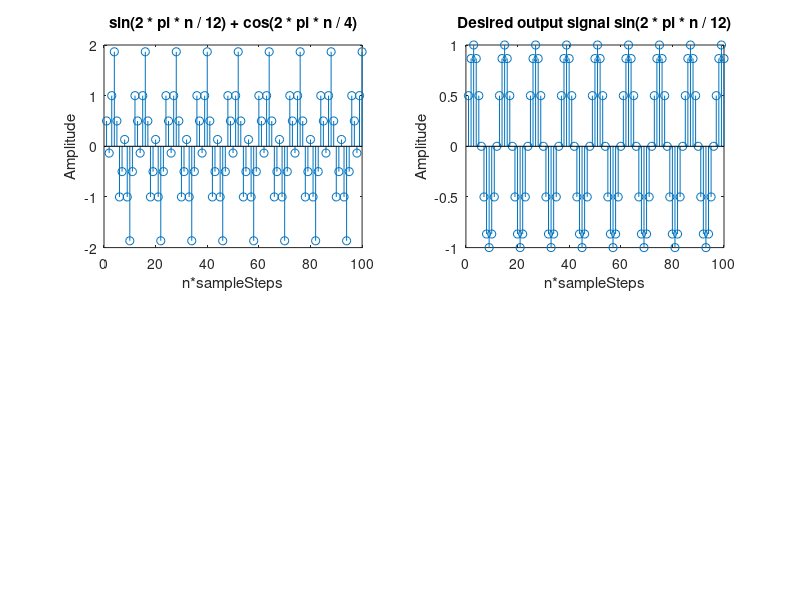

Source code (MATLAB): (Note: this script raises an error after producing the figure.)
clear all;

% Note sequence starting from 1~60
Sample_size = 100;
n = 1:Sample_size;
L = 15;
mu = 0.01;

%Input signal xn(n)
xn = sin(2 * pi * (n / 12)) + cos(2 * pi * (n / 4));
dn = sin(2 * pi * (n / 12));

%plot of original signal for 50 equally sampled value
figure(1);
sampleSteps = 1;
coefficient_steps = 1;
coefficient_spaced = 1:coefficient_steps:Sample_size;
n_spaced = 1:sampleSteps:Sample_size;
subplot(2, 2, 1);
stem(xn(n_spaced));
title('sin(2 * pi * n / 12) + cos(2 * pi * n / 4)'); xlabel('n*sampleSteps'); ylabel('Amplitude');

subplot(2, 2, 2);
stem(dn(n_spaced));
title('Desired output signal sin(2 * pi * n / 12)'); xlabel('n*sampleSteps'); ylabel('Amplitude');

% Adaptive Filter, Look for the minimum samples to reach 10% of LMS
[wn_in_time, rn, wn, dn_hat, en, steps] = lms(xn, dn, mu, L);

% Plot of dn_hat
subplot(2, 2, 3);
stem(dn_hat(n_spaced));
title('Estimated desired output from adaptive filter'); xlabel('n*sampleSteps'); ylabel('Amplitude');

% Plot of rn
subplot(2, 2, 4);
plot(rn(n_spaced));
title('RMS in time'); xlabel('n*sampleSteps'); ylabel('Amplitude');

disp("RMS final value");
% Since it might not converge, if the value converges, the value is stored in rn(steps), otherwise rn(steps-1)
if Sample_size > 10000
    disp(rn(steps-1));
else
    disp(rn(steps));
end

disp("Total Steps needed to reach 10% of RMS");
disp(steps);
% Plot of Coefficients v.s. steps
figure(2);
wn_in_time = wn_in_time';
stem(wn_in_time(coefficient_spaced, :));
title('Coefficients of bi'); xlabel('n*coefficient steps'); ylabel('Amplitude');

% FFT for the impulse response of converged filters.
N = 64;
wn_padded = zeros(1, N);
wn_padded(1:L) = wn;

figure(3);

Y = fft(wn_padded, N);
stem(Y); % Note must use stem.

function [wn_in_time, rn, wn, dn_hat, en, steps] = lms(xn, dn, mu, L)

    N = length(xn); %Length of input signals
    wn = zeros(1, L); %initialize filter coefficients
    dn_hat = zeros(1, N); % Initialize outputs
    rn = zeros(1, N);
    en = dn - dn_hat; % Error vectors, set as the difference of two signals
    disp(en);
    en_initial = en(1:16); % Latest 16 prediction error
    steps = 1; %Steps needed to reach the optimal value
    wn_in_time = zeros(L, N);

    desired_rn = 0.1/sqrt(2);
    disp("Desired RMS value");
    disp(desired_rn);

    % FIR filter, constructed from the equation of FIR filter.
    % Starting from Lth signal all the way till length of the whole signals.
    for n = L:N
        % The L-tap coefficient vector
        x1 = xn(n:-1:n - L + 1);
        %Convolution
        dn_hat(n) = wn * x1';
        %Error vector, due to the first 16 differences 1~16 is occ
        en(n+2) = dn(n) - dn_hat(n);
        %LMS algorithm
        wn = wn + mu * en(n+2) * x1;

        wn_in_time(:, steps) = wn;

        % RMS calculation
        en_latest = en(n+1:-1:n - L + 1); % The latest 16 errors of error vector.
        % disp("Latest 16 errors");
        % disp(en_latest);
        rn(steps) = RMS(en_latest, L);

        if rn(steps) <= desired_rn
            break;
        else
            steps = steps + 1;
        end

    end

end

function r = RMS(en, L)
    N = length(en); %Length of input signal
    sum = 0;

    r = sqrt(mean(en.^2));

end
